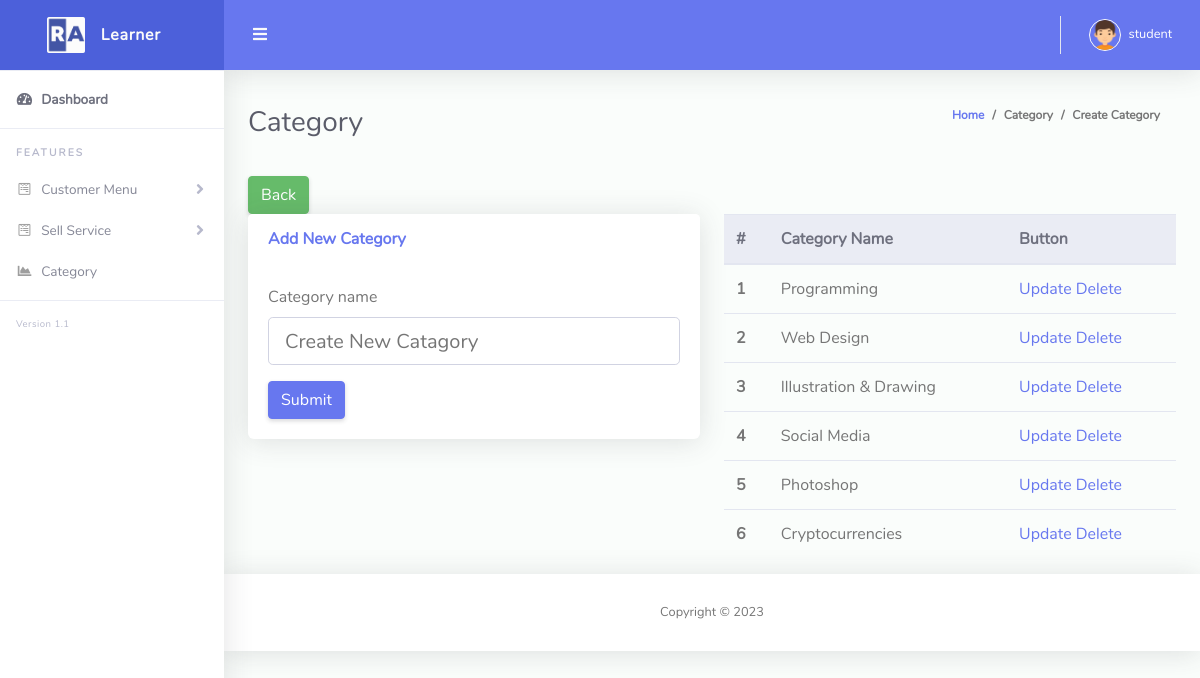
Page /admin/cat.php (signed in) on the committed database.
### tables this page shows
CREATE TABLE `category_table` (
  `category_id` int(11) NOT NULL,
  `category_name` varchar(266) NOT NULL,
  `category_image` varchar(300) NOT NULL
);

### include/dbcon.php (called while the page is built, shortened)
<?php
class DatabaseConnection{
	public $db;
	public function connectDataBase(){
		$this->db = new mysqli('localhost', 'root', '', 'online_edu');
	}
	public function queryfunk_help($query){
		$result = $this->db->query($query) or die($this->db->error.__LINE__);
		if($result->num_rows > 0){
			return $result;
		} else {
			return false;
		}
	}
}
 ?>

### include/ViewClass.php (called while the page is built, shortened)
<?php
include_once 'dbcon.php';
class ViewClass extends DatabaseConnection
{
public function catview(){
	$sqlquery = "SELECT * FROM category_table";
	$result = $this->queryfunk_help($sqlquery);
	return $result;
	}
}
 ?>

### admin/cat.php (the view, shortened to what this page needs)
<?php
include 'layouts/header.php';
?>
<div class="container-fluid" id="container-wrapper">
  <div class="d-sm-flex align-items-center justify-content-between mb-4">
    <h1 class="h3 mb-0 text-gray-800">Category</h1>
    <ol class="breadcrumb">
      <li class="breadcrumb-item"><a href="index.php">Home</a></li>
      <li class="breadcrumb-item">Category</li>
      <li class="breadcrumb-item active" aria-current="page">Create Category</li>
    </ol>
  </div>
  <a class="btn btn-success" href="cat.php"> Back</a>
  <div class="row">
    <div class="col-md-6">
      <div class="card mb-4">
        <div class="card-header py-3 d-flex flex-row align-items-center justify-content-between">
          <h6 class="m-0 font-weight-bold text-primary">Add New Category</h6>
          </div>
        <div class="card-body">
        <?php
                        if (isset($_GET['upcat'])) {
                            $viewsin = $viewcls->catviewbyId($_GET['upcat']);
                    foreach ($viewsin as $val) {
                            ?>
          <form action="" method="POST">
            <div class="form-group">
              <label>Category name</label>
              <input class="form-control form-control-lg" type="text" name="category_name" value="<?php echo $val['category_name']; ?>">
            </div>
            <button type="submit" name="update" class="btn btn-primary">Submit</button>
          </form>
          <?php }}else{ ?>
          <form action="" method="POST">
            <div class="form-group">
              <label>Category name</label>
              <input class="form-control form-control-lg" type="text" name="category_name" placeholder="Create New Catagory">
            </div>
            <button type="submit" name="create" class="btn btn-primary">Submit</button>
          </form>
          <?php } ?>
        </div>
      </div>
    </div>
  <div class="col-sm-12 col-md-6 well" id="content">
                          <table class="table">
                            <thead class="thead-light">
                              <tr>
                                <th scope="col">#</th>
                                <th scope="col">Category Name</th>
                                <th scope="col">Button</th>
                              </tr>
                            </thead>
                            <tbody>
                                <?php
                              $viewcat = $viewcls->catview();
                              if ($viewcat) {
                                  $i = 0;
                              foreach ($viewcat as $value) {
                                  $i++;
                                 ?>
                              <tr>
                                <th scope="row"><?php echo $i; ?></th>
                                <td><?php echo $value['category_name']; ?></td>
                                <td>
                                    <a href="?upcat=<?php echo $value['category_id']; ?>">Update</a>
                                    <a href="?delcat=<?php echo $value['category_id']; ?>">Delete</a>
                                </td>
                              </tr>
                          <?php } } ?>
                            </tbody>
                          </table>
                    </div>
                    </div>
</div>
<?php include 'layouts/footer.php';?>

### rows in the picture
category_table: category_name "Programming"
category_table: category_name "Web Design"
category_table: category_name "Illustration & Drawing"
category_table: category_name "Social Media"
category_table: category_name "Photoshop"
category_table: category_name "Cryptocurrencies"

### other values in the picture
$username =$_SESSION['name'] "student"
